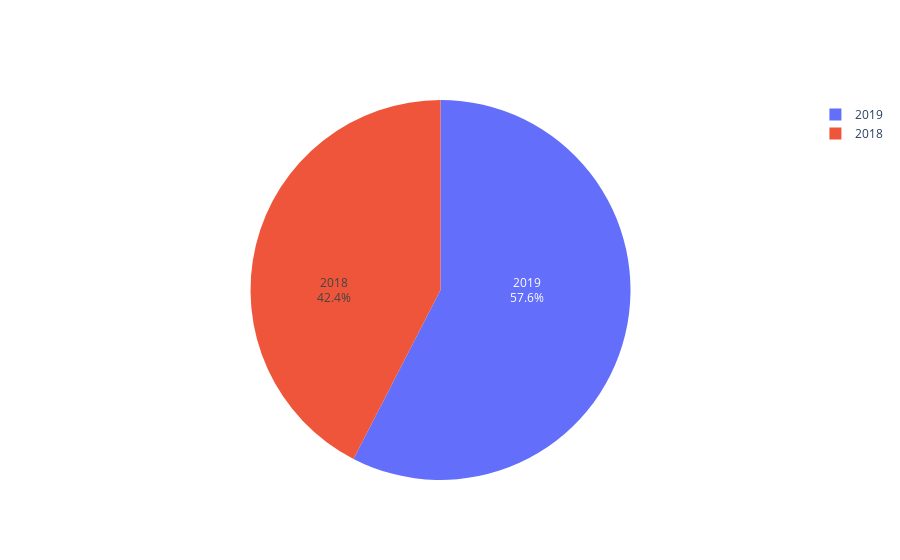

The notebook cell saved with this chart:
### Code cell
import plotly.express as px
import plotly.graph_objects as go

labels = df["B"]
values = df["A"]


fig = go.Figure(data=[go.Pie(labels=labels, values=values, textinfo='label+percent',
                             insidetextorientation='radial'
                            )])
fig.show()

# This dataframe has 244 lines, but 4 distinct values for `day`
fig = px.pie(df, values='A', names='B', textinfo='label+percent'
             
            )
fig.show()

### Figure 1 — Plotly figure (JSON) as saved in the notebook; plotly's stock layout.template omitted (floating-point values rounded to 4 significant figures)
{"data": [{"insidetextorientation": "radial", "labels": [2018, 2019], "textinfo": "label+percent", "type": "pie", "values": [271500.0, 368400.0]}], "layout": {}}
